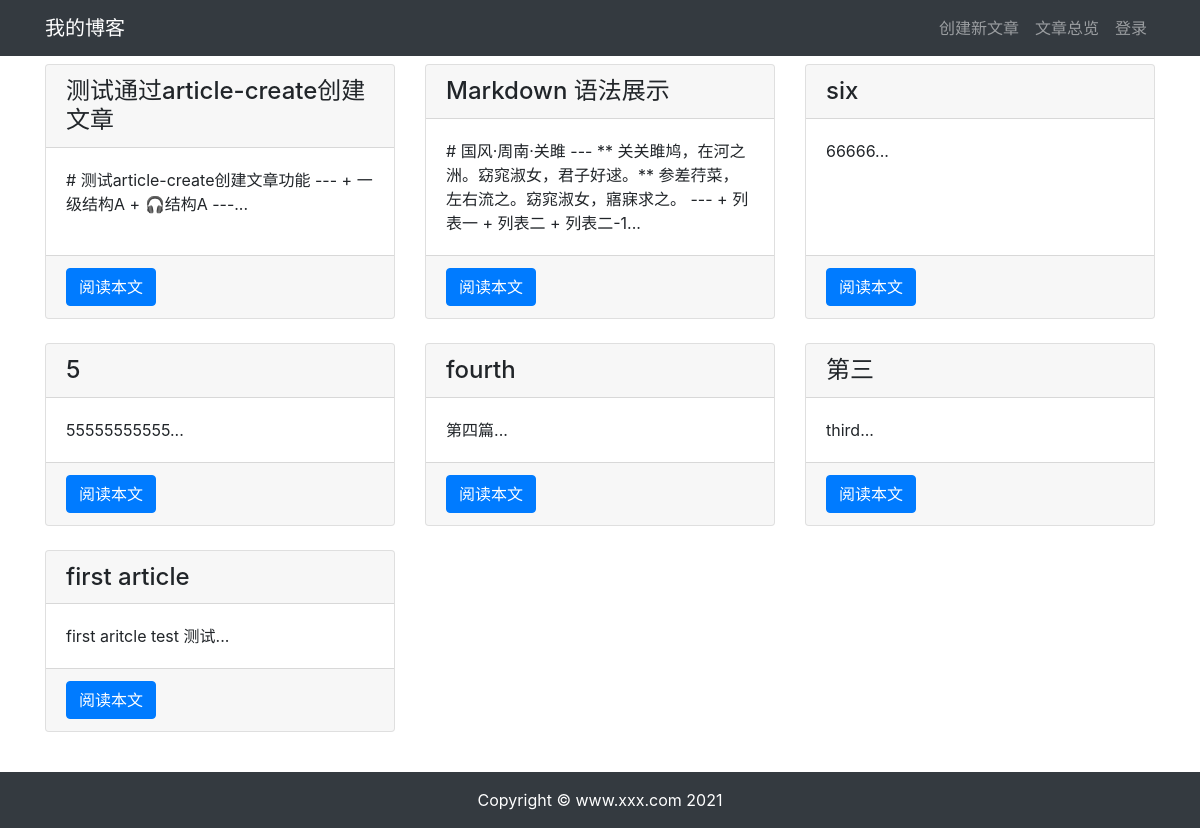
Page /article/article-list/ on the earlier database version.
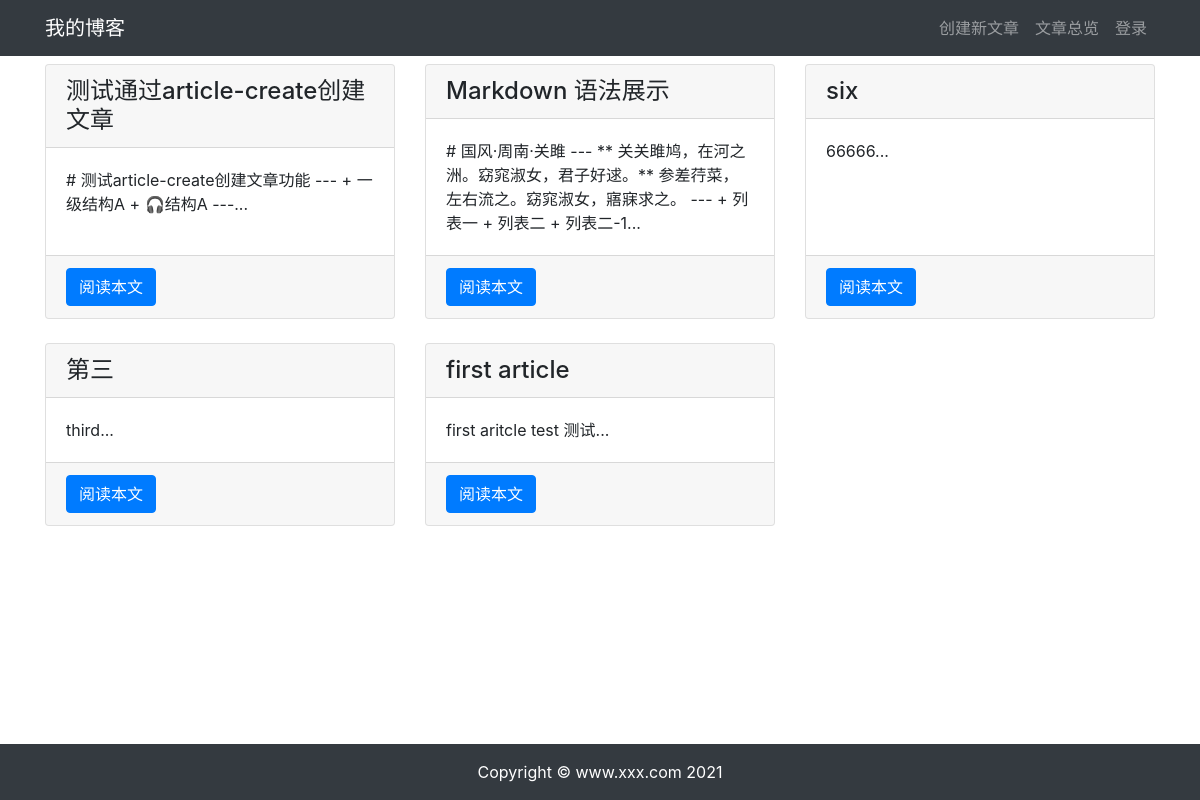
Same page on the later database version.
### article/models.py (models this page shows, shortened)
class ArticlePost(models.Model):
    author = models.ForeignKey(User, on_delete=models.CASCADE)
    title = models.CharField(max_length=100)
    body = models.TextField()
    created = models.DateTimeField(default=timezone.now)
    updated = models.DateTimeField(auto_now=True)
    class Meta:
        ordering = ('-created',)

### article/views.py (the view)
# urls.py: path('article-list/', views.article_list, name='article_list'),
def article_list(request):
    articles = ArticlePost.objects.all()
    context = {'articles': articles}
    return render(request, 'article/list.html', context)

### templates/article/list.html (shortened to what this page needs)
{% extends "base.html" %}
{% load staticfiles %}
{% block content %}
<div class="container">
    <div class="row mt-2">
        {% for article in articles %}
        <div class="col-4 mb-4">
            <div class="card h-100">
                <h4 class="card-header">{{ article.title }}</h4>
                <div class="card-body">
                    <p class="card-text">{{ article.body|slice:'100' }}...</p>
                </div>
                <div class="card-footer">
                    <a href="{% url 'article:article_detail' article.id %}" class="btn btn-primary">阅读本文</a>
                </div>
            </div>
        </div>
        {% endfor %}
    </div>
</div>
{% endblock content %}

### templates/base.html (shortened to what this page needs)
{% load staticfiles %}
<!DOCTYPE html>
<html lang="zh-cn">
<head>
    <link rel="stylesheet" href="{% static 'bootstrap/css/bootstrap.min.css' %}">
    <link rel="stylesheet" href="{% static 'md_css/monokai.css' %}">
</head>
<body>
    {% include './header.html' %}
    {% block content %}{% endblock content %}
    {% include 'footer.html' %}
</body>
</html>

### templates/header.html
<nav class="navbar navbar-expand-lg navbar-dark bg-dark">
    <div class="container">
        <a class="navbar-brand" href=".">我的博客</a>
        <div>
            <ul class="navbar-nav">
                <li class="nav-item">
                    <a class="nav-link" href="{% url 'article:article_create' %}">创建新文章</a>
                </li>
                <li class="nav-item">
                    <a class="nav-link" href="{% url 'article:article_list' %}">文章总览</a>
                </li>
                {% if user.is_authenticated %}
                    <li class="nav-item dropdown">
                        <a class="nav-link dropdown-toggle" href="#" id="navbarDropdown" role="button" data-toggle="dropdown" aria-haspopup="true" aria-expanded="false">
                            {{ user.username }}
                        </a>
                        <div class="dropdown-menu" aria-labelledby="navbarDropdown">
                            <a class="dropdown-item" href="{% url 'userprofile:logout' %}">退出登录</a>
                        </div>
                    </li>
                {% else %}
                    <li class="nav-item">
                        <a class="nav-link" href="{% url 'userprofile:login' %}">登录</a>
                    </li>
                {% endif %}
            </ul>
        </div>
    </div>
</nav>

### templates/footer.html
{% load staticfiles %}
<div>
    <br><br><br>
</div>
<footer class="py-3 bg-dark fixed-bottom">
    <div class="container">
        <p class="m-0 text-center text-white">Copyright &copy; www.xxx.com 2021</p>
    </div>
</footer>

Differences in the rows shown:
removed ArticlePost: title "5", body "55555555555"
removed ArticlePost: title "fourth", body "第四篇"
